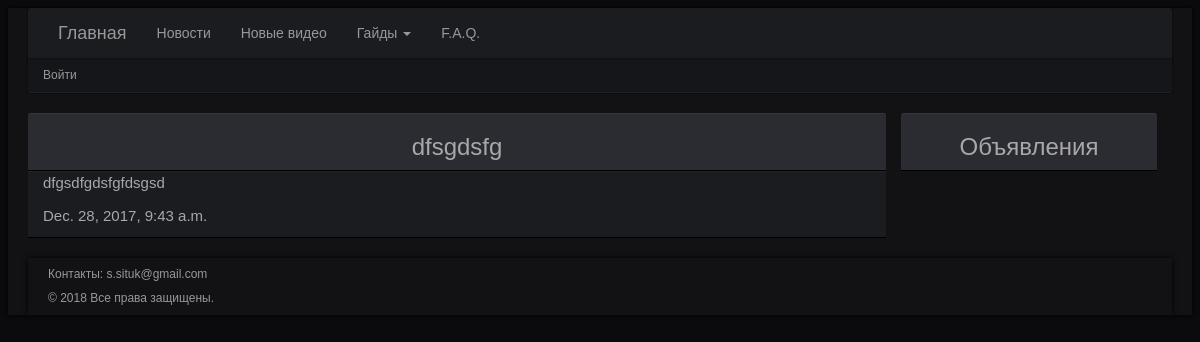
Before: /main/get/2/ with the older database file.
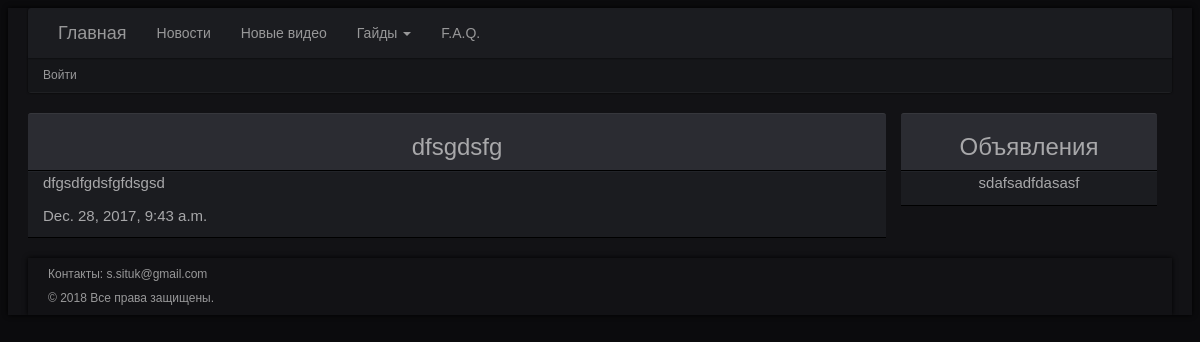
After: the same page with the newer database file.
### minimum/models.py (models this page shows, shortened)
class Ads(models.Model):
	ads = RichTextField(blank = True, null = True, default = None)
	date = models.DateTimeField(auto_now_add = True, auto_now = False)

### minimum/views.py (the view)
# urls.py: url(r'^get/(?P<news_id>\d+)/$', views.get_news, name ='watched_news'),
def get_news(request, news_id = 1):
	args = {}
	args['get_news'] = News.objects.get(id = news_id)
	args['ads'] = Ads.objects.order_by('-date')[:1]
	args['username'] = auth.get_user(request).username
	return render_to_response('get_news.html', args)

### templates/get_news.html
{% extends 'in_main.html' %}
{% load staticfiles %}
{% block list_news %}
<div class="row" id="news-row">
	<div class="col-xs-12" id="news-head">
	  <h3>{{get_news.title}}</h3>
	</div>
	<div class="col-xs-12" id="news-colm">
		<p>{% autoescape off%}{{get_news.news}}{% endautoescape %}</p>
		<p>{{get_news.date}}</p>
	</div>
</div>
{% endblock %}
{% block ads %}
<div class="col-md-3" id="right-coll">
    <div class="col-md-12" id="result-head">
        <h3>Объявления</h3>
    </div>
    {% for this_ads in ads %}
	    <div class="col-md-12" id="user-result">
	    	{% autoescape off%}{{this_ads.ads}}{% endautoescape %}
		</div>
    {% endfor %}
</div>
{% endblock %}

Changed rows visible on the page:
added Ads: ads "sdafsadfdasasf"
